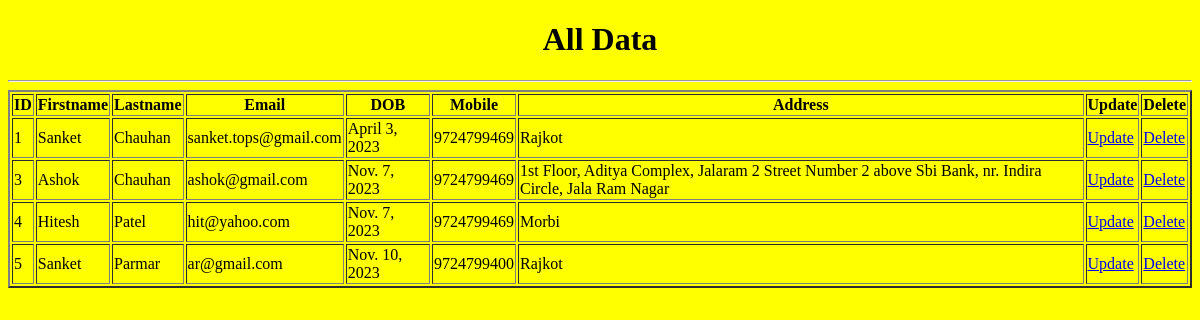
/showdata/, run on an earlier commit of the app's database.
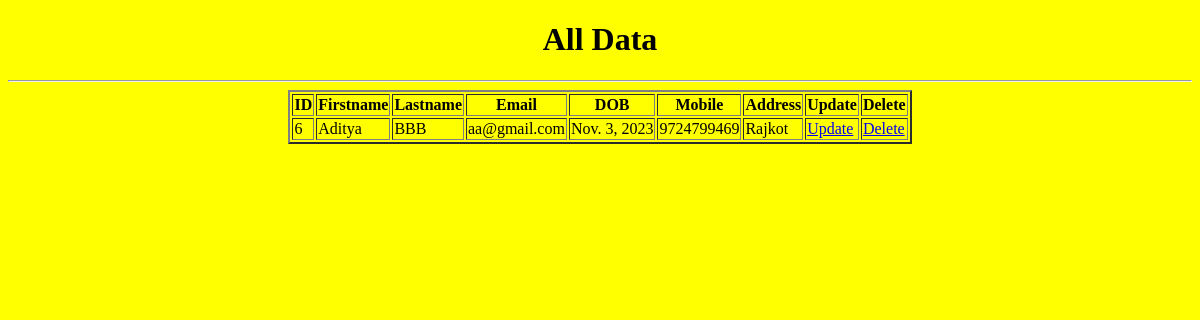
And on a later commit of the database.
### myapp/models.py (models this page shows)
class userinfo(models.Model):
    firstname=models.CharField(max_length=20)
    lastname=models.CharField(max_length=20)
    email=models.EmailField()
    dob=models.DateField()
    mobile=models.BigIntegerField()
    address=models.TextField()

### myapp/views.py (the view)
# urls.py: path('showdata/',views.showdata,name='showdata'),
def showdata(request):
    data=userinfo.objects.all()
    return render(request,'showdata.html',{'data':data})

### myapp/templates/showdata.html (shortened to what this page needs)
<!DOCTYPE html>
<html lang="en">
<head>
</head>
<body bgcolor="yellow">
    <center>
        <h1>All Data</h1>
    </center>
    <hr>
    <table align="center" border="2">
        <tr>
            <th>ID</th>
            <th>Firstname</th>
            <th>Lastname</th>
            <th>Email</th>
            <th>DOB</th>
            <th>Mobile</th>
            <th>Address</th>
            <th>Update</th>
            <th>Delete</th>
        </tr>
        {% for i in data %}
        <tr>
            <td>{{i.id}}</td>
            <td>{{i.firstname}}</td>
            <td>{{i.lastname}}</td>
            <td>{{i.email}}</td>
            <td>{{i.dob}}</td>
            <td>{{i.mobile}}</td>
            <td>{{i.address}}</td>
            <td><a href="/updatedata/{{i.id}}">Update</a></td>
            <td><a href="/deletedata/{{i.id}}">Delete</a></td>
        </tr>
        {% endfor %}
    </table>
</body>
</html>

What changed in the data, as far as the page shows it:
removed userinfo: id "1", firstname "Sanket", lastname "Chauhan", email "sanket.tops@gmail.com", dob "April 3, 2023", mobile "9724799469", address "Rajkot"
removed userinfo: id "3", firstname "Ashok", lastname "Chauhan", email "ashok@gmail.com", dob "Nov. 7, 2023", mobile "9724799469", address "1st Floor, Aditya Complex, Jalaram 2 Street Number 2 above Sbi Bank, nr. Indira Circle, Jala Ram Nagar"
removed userinfo: id "4", firstname "Hitesh", lastname "Patel", email "hit@yahoo.com", dob "Nov. 7, 2023", mobile "9724799469", address "Morbi"
removed userinfo: id "5", firstname "Sanket", lastname "Parmar", email "ar@gmail.com", dob "Nov. 10, 2023", mobile "9724799400", address "Rajkot"
added userinfo: id "6", firstname "Aditya", lastname "BBB", email "aa@gmail.com", dob "Nov. 3, 2023", mobile "9724799469", address "Rajkot"
